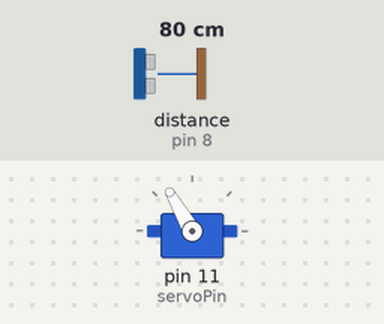
This sketch was run on a simulated Arduino Uno, built with avr-gcc and run on an emulated ATmega328P. Parts: servo. The test bench sets the inputs (shaded band); at power-on: distance to the obstacle (sensor on pin 8) 80 cm. The echo pulse lasts 58.3 µs per cm.

Above: at 1.3 s.
1.4 s: distance to the obstacle (sensor on pin 8) set to 34 cm
2.9 s: distance to the obstacle (sensor on pin 8) set to 27 cm
At 3.7 s:
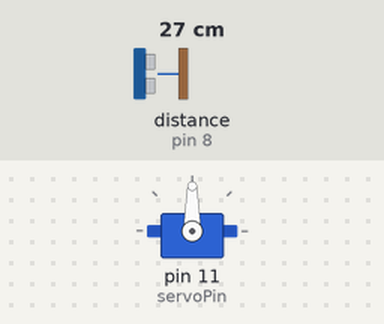
4.5 s: distance to the obstacle (sensor on pin 8) set to 2 cm
At 4.72 s:
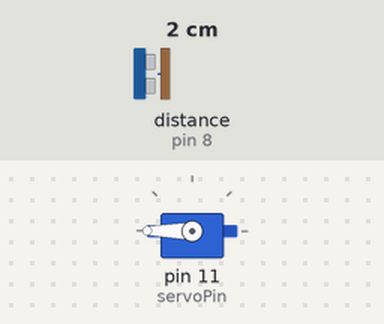
6.3 s: distance to the obstacle (sensor on pin 8) set to 35 cm
At 6.58 s:
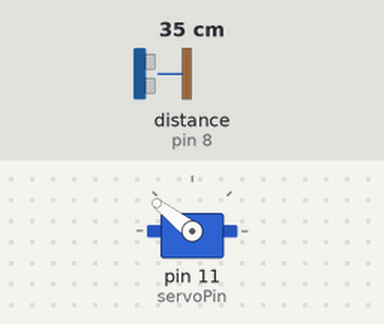
8.1 s: distance to the obstacle (sensor on pin 8) set to 18 cm
At 9.4 s:
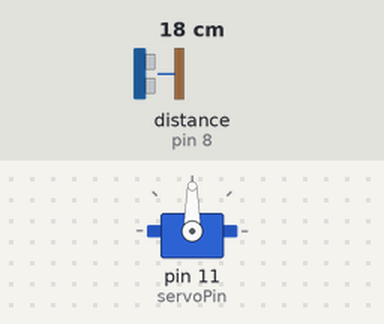
9.7 s: distance to the obstacle (sensor on pin 8) set to 60 cm
At 11.5 s:
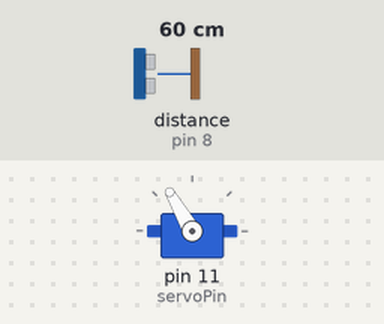
Timing chart, 0 to 12.5 s (numbered marks = the images above; inputs shaded):
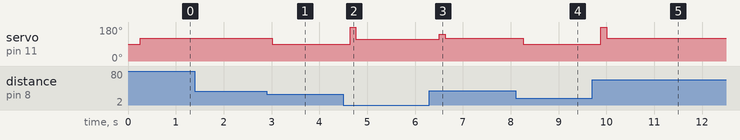

The sketch:

BallBeamArduinoCode_MODI_10-05-16.ino
```cpp
#include<Servo.h>
#include<PID_v1.h>
#include<NewPing.h>
Servo myServo;
const int servoPin = 11;
const int triggerPin = 7;
const int echoPin = 8;
const int massimaDistanza = 30;
float Kp = 2;                                                    //Initial Proportional Gain
float Ki = 0;                                                      //Initial Integral Gain
float Kd = 1.1;                                                    //Intitial Derivative Gain
double Setpoint, Input, Output, ServoOutput;
NewPing sonar(triggerPin, echoPin, massimaDistanza);
PID myPID(&Input, &Output, &Setpoint, Kp, Ki, Kd, DIRECT);           //Initialize PID object, which is in the class PID.
void setup() {
 Serial.begin(9600);                                                 //comunicazione seriale
  myServo.attach(servoPin);                                          //pin del servomotore
  Input = readPosition();                                            //Calls function readPosition() and sets the balls
                                                                     //  position as the input to the PID algoritm
  myPID.SetMode(AUTOMATIC);                                          //Set PID object myPID to AUTOMATIC
  myPID.SetOutputLimits(30,-30);                                     //Set Output limits to -80 and 80 degrees.
}
void loop(){
  Setpoint = 15;                                                     // punto dove si tiene ferma la pallina
  Input = readPosition();
  myPID.Compute();                                                   //computes Output in range of -80 to 80 degrees
  ServoOutput=90+Output;                                            // 102 degrees is my horizontal
  myServo.write(ServoOutput);                                        //Writes value of Output to servo
}
float readPosition() {
  delay(36);                                                            //Don't set too low or echos will run into eachother.
  unsigned int uS = sonar.ping_median(4);                               //ping_median() function is in class NewPing. It is a digital filter that takes the
                                                                        //  the average of 4 (in this case) pings and returns that distance value. This helps
                                                                        //  to filter out the pesy noise in those $5.00 UltraSonic Sensors. You know which
                                                                        //  ones I am talking about....
  return uS / US_ROUNDTRIP_CM;                                          //Returns distance value.
}
```

Measured:
- the behaviour switches between 31 and 30 cm on distance to the obstacle (sensor on pin 8) (found by bisection; images 0 and 1)
- after the input at 1.4 s, every drawn part: stays the same
- after the input at 2.9 s, servo on pin 11 (servoPin): 120° → 90° after 0.11 s
- after the input at 4.5 s, servo on pin 11 (servoPin): 90° → 180° after 0.14 s, → 116° 0.12 s later
- after the input at 6.3 s, servo on pin 11 (servoPin): 116° → 142° after 0.20 s, → 120° 0.13 s later
- after the input at 8.1 s, servo on pin 11 (servoPin): 120° → 90° after 0.16 s
- after the input at 9.7 s, servo on pin 11 (servoPin): 90° → 180° after 0.18 s, → 120° 0.13 s later
